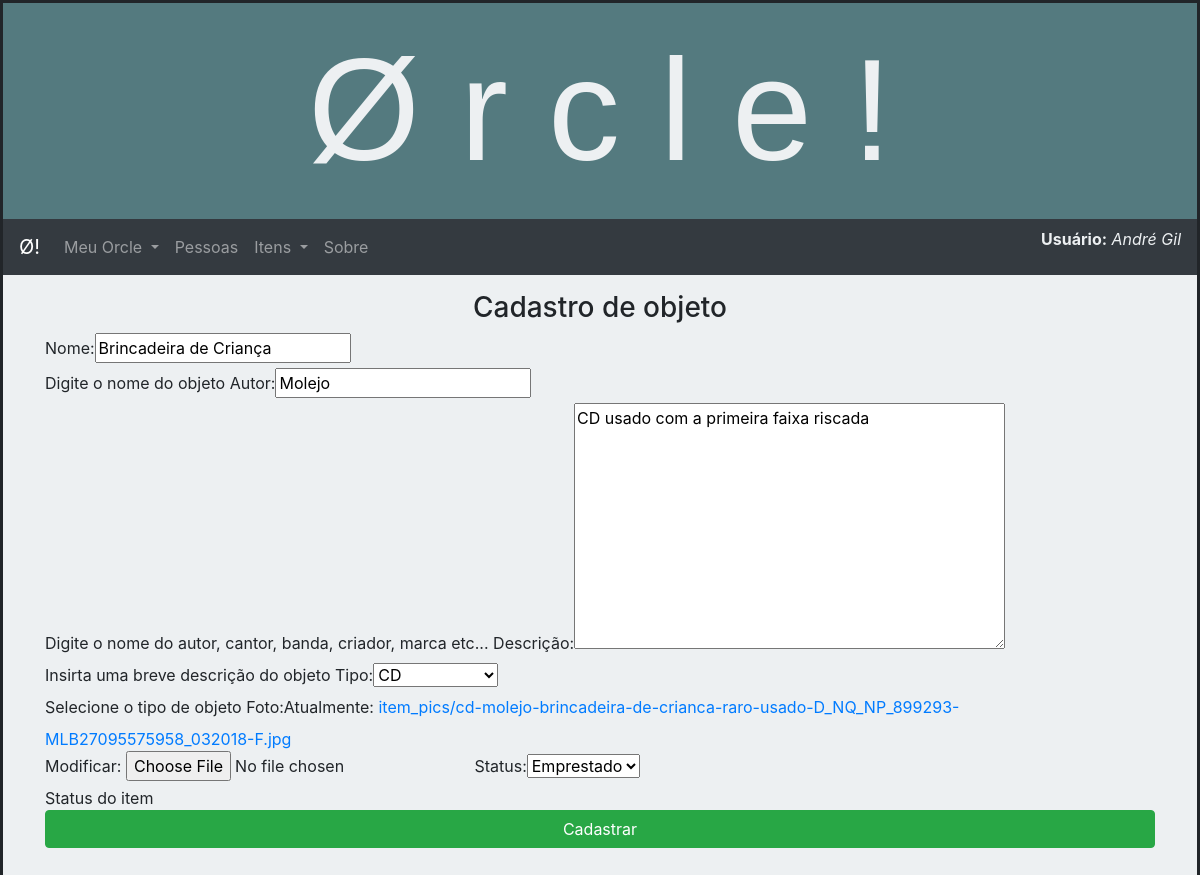
/borrows/item/1/update/ (signed in), run on the app's committed database.
### borrows/models.py (models this page shows, shortened)
class Item(models.Model):
    nome = models.CharField(max_length=200, help_text='Digite o nome do objeto')
    autor = models.CharField(max_length=200, help_text='Digite o nome do autor, cantor, banda, criador, marca etc...')
    descricao = models.TextField("Descrição",max_length=1000, help_text='Insirta uma breve descrição do objeto')
    dono = models.ForeignKey(User, on_delete=models.CASCADE)
    tipo = models.ForeignKey('TipoItem', on_delete=models.SET_NULL, null=True, help_text='Selecione o tipo de objeto')
    foto = models.ImageField(upload_to = 'item_pics', default = 'item_pics/no-image-item.png')
    LOAN_STATUS = (
        ('e', 'Emprestado'),
        ('i', 'Indisponível'),
        ('d', 'Disponível'),
    )
    status = models.CharField(
        max_length=1,
        choices=LOAN_STATUS,
        default='d',
        help_text='Status do item',
    )
    dtCadastro = models.DateTimeField("Cadastrado em",auto_now_add=True)

class TipoItem(models.Model):
    nome = models.CharField(max_length=200, help_text='Digite o nome tipo de objeto')
    descricao = models.TextField("Descrição",max_length=1000, help_text='Insira uma breve descrição do tipo de objeto')
    def __str__(self):
        return f'{self.nome}'

### borrows/views.py (the view)
# urls.py: path('item/<int:pk>/update/', views.ItemUpdate.as_view(), name='item_update'),
class ItemUpdate(LoginRequiredMixin,UpdateView):
    model = Item
    fields = ['nome', 'autor', 'descricao', 'tipo', 'foto', 'status']
    success_url = reverse_lazy('itens')

### borrows/templates/borrows/item_form.html (shortened to what this page needs)
{% extends "base_generic.html" %}
{% load bootstrap %}
{% block menu %}
  {% include "menu-bootstrap.html" %}
{% endblock %}
{% block content %}
<div class="container">
  <div class="container col-6" style="text-align:center;">
      <h3>Cadastro de objeto</h3>
  </div>
  <div class="row justify-content-center">
    <form action="" method="post" enctype="multipart/form-data">
      {{ form|bootstrap}}
    <input type="submit" value="Cadastrar" class='btn btn-success btn-block'>
  </form>
</div>
</div>
{% endblock %}

### borrows/templates/menu-bootstrap.html (shortened to what this page needs)
<nav class="navbar navbar-expand-lg navbar-dark bg-dark">
    <a class="navbar-brand" href="{% url 'index' %}">&#216!</a>
    <div class="collapse navbar-collapse" id="conteudoNavbarSuportado">
        <ul class="navbar-nav mr-auto">
        <li class="nav-item dropdown">
            <a class="nav-link dropdown-toggle" id="navbarDropdown" role="button" data-toggle="dropdown" aria-haspopup="true" aria-expanded="false">
            Meu Orcle
            </a>
        </li>
        <li class="nav-item">
             <a class="nav-link" href="/borrows/pessoas">Pessoas</a>
        </li>
        <li class="nav-item dropdown">
                <a class="nav-link dropdown-toggle" id="navbarDropdown" role="button" data-toggle="dropdown" aria-haspopup="true" aria-expanded="false">
                Itens
                </a>
            </li>
        <li class="nav-item">
            <a class="nav-link" href="/borrows/sobre">Sobre</a>
        </li>
        </ul>
        <div class="float-right">
            <p style="color:#edf0f2;"> <strong>Usuário:</strong> <i>{{ user.get_full_name }}</p></i>
        </div>
    </div>
</nav>

### borrows/static/css/estilo.css (style rules this page uses)
ul { list-style: none; }

### data on the page
Item: nome "Brincadeira de Criança", autor "Molejo", descricao "CD usado com a primeira faixa riscada", tipo "CD", status "Emprestado"

### other printed values
{{ user.get_full_name }} "André Gil"
